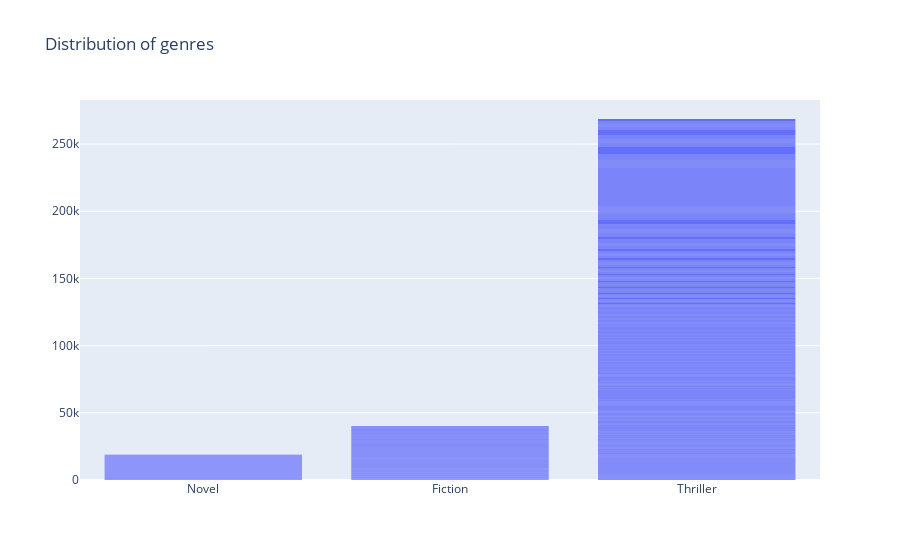

Notebook source saved alongside this figure:
### Markdown cell above
**Данные не имеют пропущенных значений**

### Code cell
fig = go.Figure(go.Bar(y=df.Genre.index, x=df.Genre.values))
fig.update_traces(marker_line_width = 0)
fig.update_layout(title='Distribution of genres')
fig.show()

### Figure 1 — Plotly figure (JSON) as saved in the notebook; plotly's stock layout.template omitted (floating-point values rounded to 4 significant figures; data arrays with more than 128 entries replaced by an {"elided": "..."} marker saying what was removed)
{"data": [{"marker": {"line": {"width": 0}}, "type": "bar", "x": {"elided": "810 str values"}, "y": {"elided": "810 int values"}}], "layout": {"title": {"text": "Distribution of genres"}}}
